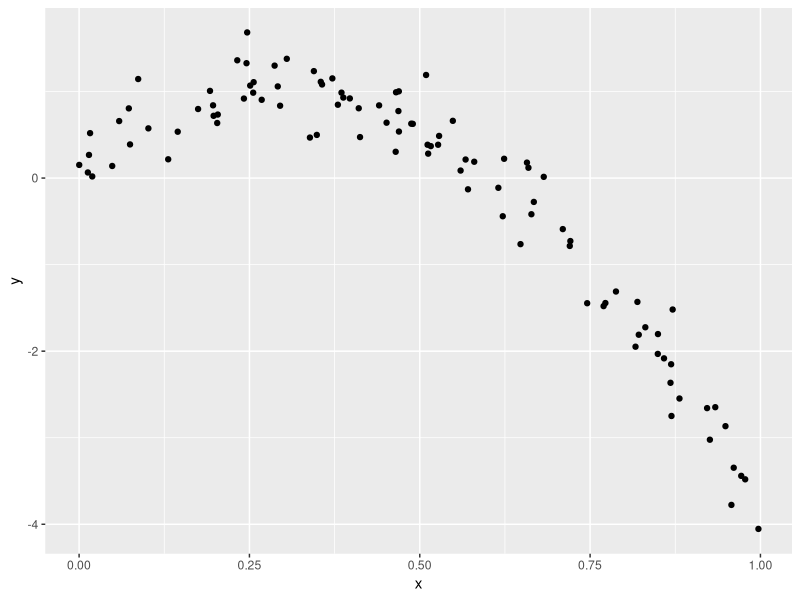
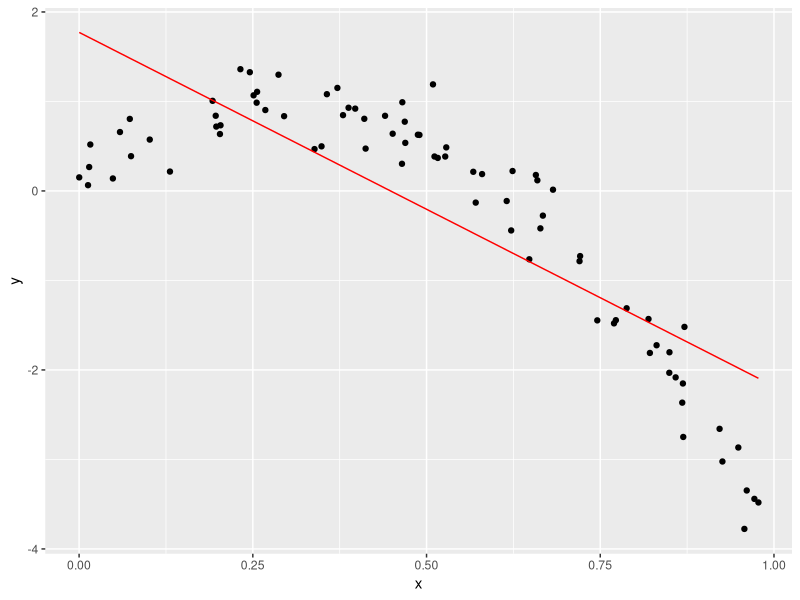
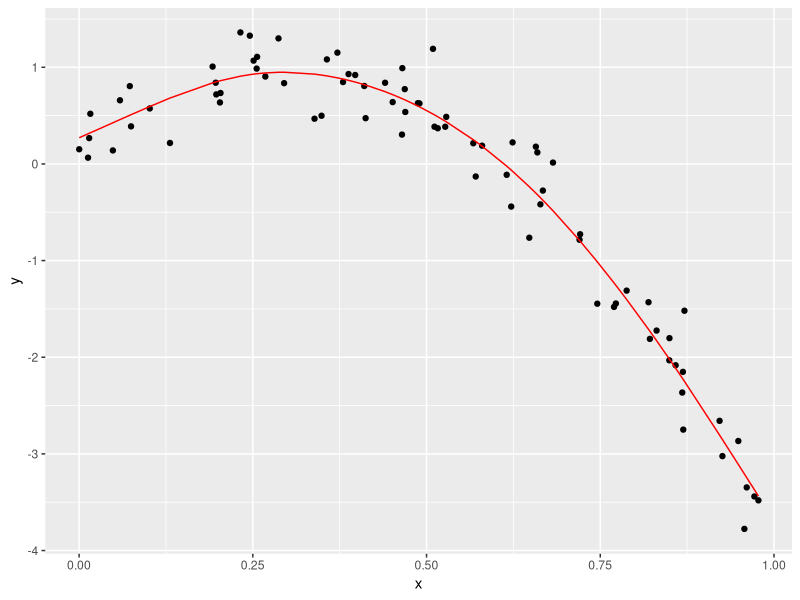
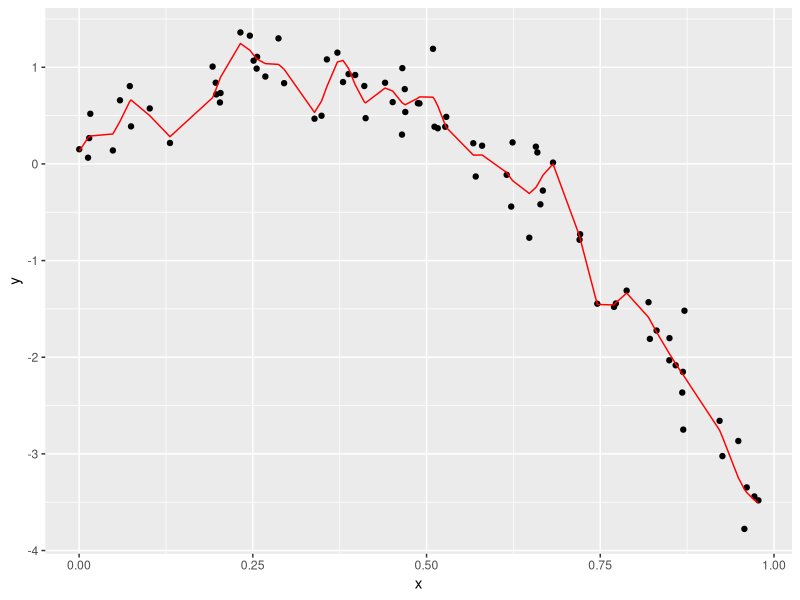
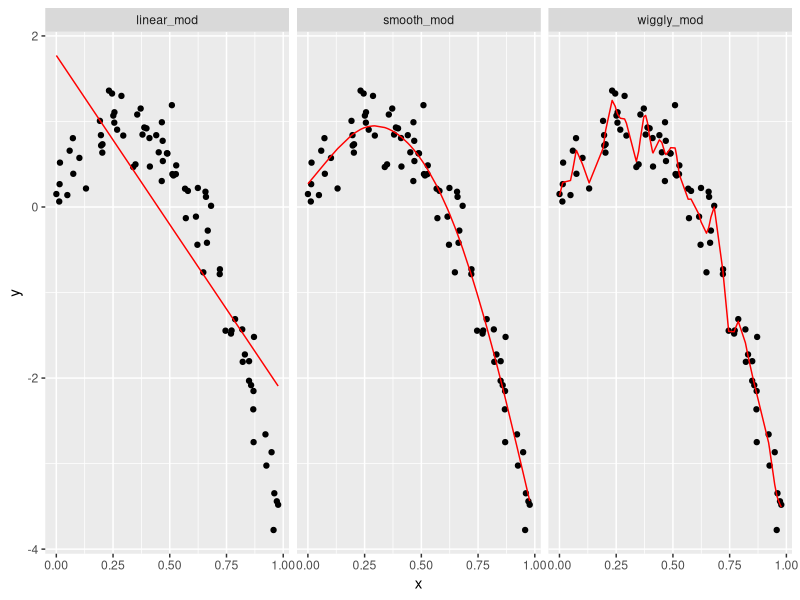

R code for these plots, in order:
## ---- chunk 1
library(tidyverse)
library(modelr)
library(mgcv)

knitr::opts_chunk$set(
  fig.width = 6,
  fig.asp = .6,
  out.width = "90%"
)

options(
  ggplot2.continuous.colour = "viridis" , 
  ggplot2.continuous.fill = "viridis"
)

scale_colour_discrete = scale_colour_viridis_d
scale_fill_discrete = scale_fill_viridis_d
## ---- chunk 2
nonlin_df = 
  tibble(
    id = 1:100,
    x = runif(100, 0, 1),
    y = 1 - 10 * (x - .3) ^ 2 + rnorm(100, 0, .3)
  )
## ---- chunk 3
nonlin_df %>% 
  ggplot(aes(x = x , y = y)) +
  geom_point()
## ---- chunk 4

train_df = sample_n(nonlin_df, size = 80)
test_df = anti_join(nonlin_df, train_df, by = "id")

## ---- chunk 5
linear_mod = lm(y ~ x, data = train_df)
smooth_mod = gam( y ~ s(x), data = train_df)
wiggly_mod = gam( y ~ s(x, k = 30), sp = 10e-6, data = train_df)
## ---- chunk 6
train_df %>% 
  add_predictions(linear_mod) %>% 
  ggplot(aes(x = x, y = y)) +
  geom_point() + 
  geom_line(aes( y = pred), color = "red")

train_df %>% 
  add_predictions(smooth_mod) %>% 
  ggplot(aes(x = x, y = y)) +
  geom_point() + 
  geom_line(aes( y = pred), color = "red")


train_df %>% 
  add_predictions(wiggly_mod) %>% 
  ggplot(aes(x = x, y = y)) +
  geom_point() + 
  geom_line(aes( y = pred), color = "red")
## ---- chunk 7
train_df %>% 
  gather_predictions(linear_mod,smooth_mod, wiggly_mod) %>% 
  ggplot(aes(x = x, y = y)) +
  geom_point() + 
  geom_line(aes( y = pred), color = "red") +
  facet_grid(. ~ model)
## ---- chunk 8
rmse(linear_mod, test_df)
rmse(smooth_mod, test_df)
rmse(wiggly_mod, test_df)
